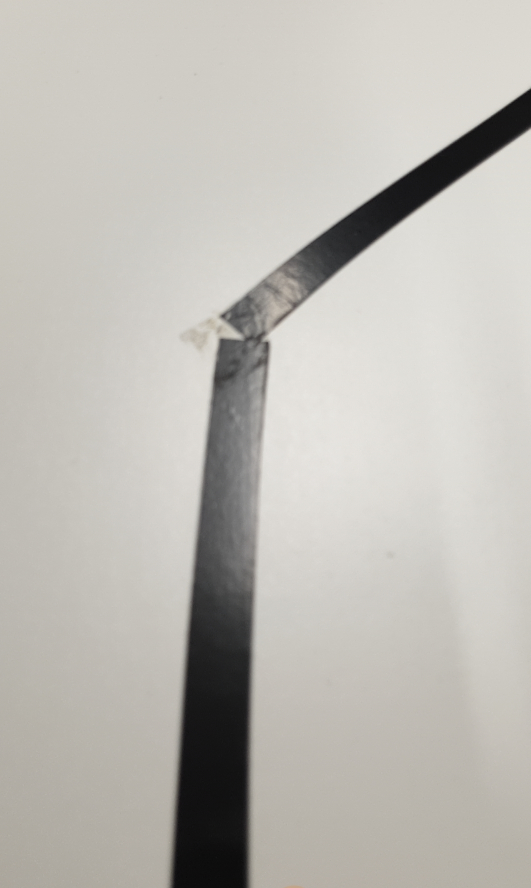
#> input picture Data/1.jpg, 1062 x 1776 px (shown at 1/2 size); its folder holds only this picture in this run
$ python plateocr.py
#> lines starting #> are read from the running program, lines starting #| are printed output that depends on the picture; after the words box and inside, x2 and y2 are one past the last pixel; in counts of white or black regions, pixels touching at a corner belong together
import cv2
import glob
#import pytesseract
import os
import numpy as np
import shutil


def contrast(image, a, b):
    alpha = 2 # Simple contrast control[1-3]
    beta = 0    # Simple brightness control [0-100]
    image = cv2.convertScaleAbs(image, alpha=alpha, beta=beta)
    cv2.imshow('Contrasted', image)
    #cv2.waitKey(0)
    return image


def adaptiveThreshold(image, method):
    new_image = contrast(image, a = 1, b = 0)

    gray = cv2.cvtColor(new_image, cv2.COLOR_RGB2GRAY)
    #rotated_image = rotate(image = gray)
    #gray = rotated_image
    #cv2.imshow('Gray', gray)

    if method == 'binary':
        ret, thresh = cv2.threshold(gray, 0, 255, cv2.THRESH_BINARY)
        #cv2.imshow('binary thresh', thresh)
    elif method == 'otsu':
        blur = cv2.GaussianBlur(gray,(5,5),0)
        #blur = cv2.bilateralFilter(gray, 11, 17, 17)
        high_thresh,thresh = cv2.threshold(blur,0,255,cv2.THRESH_BINARY+cv2.THRESH_OTSU)
        #cv2.imshow('OTSU thresh', thresh)
    elif method == 'adaptive':
        thresh = cv2.adaptiveThreshold(gray, 255, cv2.ADAPTIVE_THRESH_GAUSSIAN_C, cv2.THRESH_BINARY, 31, 15)
        #cv2.imshow('adaptive guassian thresh', thresh)
    else:
        raise Exception("The method is not valid!")

    #cv2.imwrite("processed//plate{}.jpg".format(i), thresh)
    return thresh


def addBorder(image, size):
    border = cv2.copyMakeBorder(image, top=size, bottom=size, left=size, right=size,
                                borderType=cv2.BORDER_CONSTANT, value=[255, 255, 255])
        #cv2.imwrite("borders/plate{}.jpg".format(i), border)
    return border


def preprocess(image, morph=2):
    edged = cv2.Canny(image, 170, 200, apertureSize=3)
    #cv2.imshow("Canny Edges", edged)

    lines = cv2.HoughLinesP(image=edged, rho=1, theta=np.pi / 180, threshold=60
        , lines=np.array([]), minLineLength=100, maxLineGap=80)

    if lines is None:
        #print("No lines!!!")
        pass
    else:
        a, b,  c = lines.shape
        for i in range(a):
            x = lines[i][0][0] - lines[i][0][2]
            y = lines[i][0][1] - lines[i][0][3]
            if x != 0:
                if abs(y / x) < 1:
                    cv2.line(image, (lines[i][0][0], lines[i][0][1]), (lines[i][0][2], lines[i][0][3]), (255, 255, 255),
                             1, cv2.LINE_AA)

    #cv2.imshow('lines', image)

    se = cv2.getStructuringElement(cv2.MORPH_ELLIPSE, (morph, morph))
    morph_img = cv2.morphologyEx(image, cv2.MORPH_CLOSE, se)
    #cv2.imshow('Final_image after morph', morph_img)

    return morph_img


# [56 lines left out: functions get_text, cleanOCR, not called in this run]

def resize(image, w_size):
    ratio = float(w_size) / image.shape[1]
    dim = (w_size, int(image.shape[0] * ratio))
    resizedCubic = cv2.resize(image, dim, interpolation=cv2.INTER_CUBIC)
    return resizedCubic

# [18 lines left out: functions Method1, is_contour_bad, not called in this run]

def get_mask(original, image):
    cnts, hiers = cv2.findContours(image.copy(), cv2.RETR_LIST, cv2.CHAIN_APPROX_SIMPLE)
    cnts=sorted(cnts, key = cv2.contourArea, reverse = True)[1:30]
    #print('contours: ', cnts)

    '''
    filtered_cnt = []
    for cnt in cnts:
        rect = cv2.minAreaRect(cnt)       #I have used min Area rect for better result
        width = rect[1][0]
        height = rect[1][1]
        if (width<30) and (height <40) and (width >= 5) and (height > 10):
            #put your code here if desired contour is detected
            filtered_cnt.append(cnt)
            #print(cv2.contourArea(cnt))
    '''

    # Masking the part other than the number plate
    mask = np.zeros(image.shape, dtype = 'uint8')

    '''
    for c in cnts:
        # if the contour is bad, draw it on the mask
        if is_contour_bad(c):
            cv2.drawContours(mask, [c], -1, 255, 1)

    '''

    new_image = cv2.drawContours(mask,cnts,-1,(255),-1)
    #cv2.imshow("Mask",mask)
    #new_image = cv2.bitwise_and(image, mask)
    invert = cv2.bitwise_not(mask)
    #cv2.namedWindow("Final_image",cv2.WINDOW_NORMAL)
    #cv2.imshow("Final_image",new_image)
    #cv2.imshow("Inverted",invert)

    return invert

# [27 lines left out: function rotate, not called in this run]

    # show the output image
    #print("[INFO] angle: {:.3f}".format(angle))
    ##cv2.imshow("Input", image)
    #cv2.imshow("Rotated", rotated)


def findcontours(image):
    image = cv2.imread(image)
    image = resize(image, 200)
    #cv2.imshow('Normal', image)

    threshGauss_1 = adaptiveThreshold(image = image, method = 'otsu')
    cv2.imshow('x', threshGauss_1)
    new_image_1 = get_mask(original = image, image = threshGauss_1)
    cv2.imshow('xx', new_image_1)
    new_image_1 =  addBorder(new_image_1, 5)
    cv2.imshow('xxx', new_image_1)
    processed_img_1 = preprocess(image = new_image_1, morph=4)
    cv2.imshow('2', processed_img_1)

    threshGauss_2 = adaptiveThreshold(image = image, method = 'adaptive')
    cv2.imshow('y', threshGauss_2)
    new_image_2 = get_mask(original = image, image = threshGauss_2)
    new_image_2 =  addBorder(new_image_2, 5)
    processed_img_2 = preprocess(image = new_image_2, morph=4)
    cv2.imshow('2', processed_img_2)
    cv2.waitKey(0)
    '''
    # Run tesseract OCR on image
    b = get_text(processed_img_1)
    c = get_text(threshGauss_1)
    d = get_text(processed_img_2)

    response = []

    if len(b) == 6:
        response.append(b)
    if len(c) == 6:
        response.append(c)
    if len(d) == 6:
       response.append(d)

    '''
    '''
    config = '-c tessedit_char_whitelist=0123456789abcdefghijklmnopqrstuvwxyz -l eng --oem 1 --psm 7'

    dframe = pytesseract.image_to_data(threshGauss, config = config, output_type='data.frame')
    #print(dframe)
    words = list(dframe.text.values)
    for i in words:
        if 5 < len(str(i)):
            text = i
        else:
            text = pytesseract.image_to_string(threshGauss, config = config)

    cleanText = []
    for char in text:
        if char.isalnum():
            char = char.upper()
            cleanText.append(char)

    plate = ''.join(cleanText)
    '''
    #cv2.waitKey(0)
    return

def main():
    method = 2
    for plate in glob.glob("Data/*.jpg"):
        #a = Method1(image = plate)
        l = findcontours(image = plate)
#> in findcontours, image is the input picture: shape (1776, 1062, 3); mean B, G, R 180.7, 186.7, 189.4
#> in contrast, `image = cv2.convertScaleAbs(image, alpha=alpha, beta=beta)`:
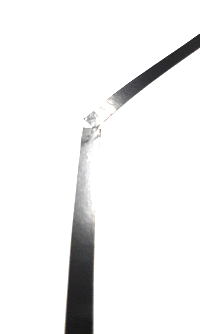
#> image: shape (334, 200, 3); mean of channels 0, 1, 2 241.3, 241.3, 241.4; drawn as B, G, R
#> in adaptiveThreshold, `high_thresh,thresh = cv2.threshold(blur,0,255,cv2.THRESH_BINARY+cv2.TH..`:
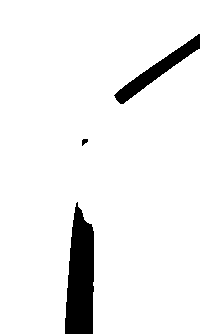
#> thresh: shape (334, 200); 93.6% white; 3 black regions
#> in adaptiveThreshold, `high_thresh,thresh = cv2.threshold(blur,0,255,cv2.THRESH_BINARY+cv2.TH..`: high_thresh = 160
#> in get_mask, `cnts, hiers = cv2.findContours(image.copy(), cv2.RETR_LIST, cv2.CHAIN_..`: cnts = 2 contours; box (x1, y1, x2, y2) and area: (0, 0, 200, 334) 61853, (81, 138, 89, 147) 38
#> in get_mask, `cnts=sorted(cnts, key = cv2.contourArea, reverse = True)[1:30]`: cnts = 1 contour; box (x1, y1, x2, y2) and area: (81, 138, 89, 147) 38
#> in get_mask, `new_image = cv2.drawContours(mask,cnts,-1,(255),-1)`: new_image: shape (334, 200); 0.07% white; 1 white region, box (x1, y1, x2, y2) and area: (81, 138, 89, 147) 49
#> in addBorder, `border = cv2.copyMakeBorder(image, top=size, bottom=size, left=size, r..`:
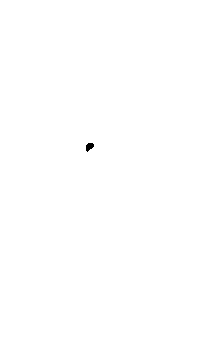
#> border: shape (344, 210); 99.9% white; 1 black region, box (x1, y1, x2, y2) and area: (86, 143, 94, 152) 49
#> in preprocess, `edged = cv2.Canny(image, 170, 200, apertureSize=3)`: edged: shape (344, 210); 0.04% white in thin lines or dots, all inside (x1, y1, x2, y2) = (85, 142, 94, 152)
#> in preprocess, `lines = cv2.HoughLinesP(image=edged, rho=1, theta=np.pi / 180, thresho..`: lines = None
#> in preprocess, `morph_img = cv2.morphologyEx(image, cv2.MORPH_CLOSE, se)`: morph_img: shape (344, 210); 99.9% white; 1 black region, box (x1, y1, x2, y2) and area: (87, 144, 95, 151) 41
#> call 2 of adaptiveThreshold, with method = 'adaptive'
#> in adaptiveThreshold (call 2), `thresh = cv2.adaptiveThreshold(gray, 255, cv2.ADAPTIVE_THRESH_GAUSSIAN..`:
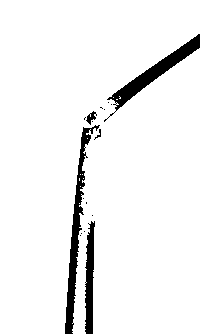
#> thresh: shape (334, 200); 94.4% white; 17 black regions (12 under 20 px)
#> in get_mask (call 2), `cnts, hiers = cv2.findContours(image.copy(), cv2.RETR_LIST, cv2.CHAIN_..`: cnts = 42 contours, 39 with area under 20; largest, box (x1, y1, x2, y2) and area: (0, 0, 200, 334) 62210, (85, 110, 97, 126) 87, (94, 128, 102, 140) 36
#> in get_mask (call 2), `cnts=sorted(cnts, key = cv2.contourArea, reverse = True)[1:30]`: cnts = 29 contours, 27 with area under 20; largest, box (x1, y1, x2, y2) and area: (85, 110, 97, 126) 87, (94, 128, 102, 140) 36
#> in get_mask (call 2), `new_image = cv2.drawContours(mask,cnts,-1,(255),-1)`:
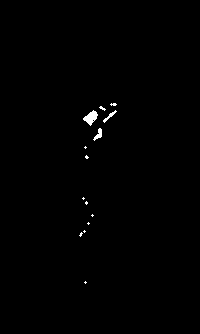
#> new_image: shape (334, 200); 0.47% white; 14 white regions (11 under 20 px), largest, box (x1, y1, x2, y2) and area: (83, 110, 98, 126) 125, (93, 128, 102, 141) 54, (103, 110, 117, 123) 45
#> in addBorder (call 2), `border = cv2.copyMakeBorder(image, top=size, bottom=size, left=size, r..`: border: shape (344, 210); 99.6% white; 14 black regions (11 under 20 px), largest, box (x1, y1, x2, y2) and area: (88, 115, 103, 131) 125, (98, 133, 107, 146) 54, (108, 115, 122, 128) 45
#> call 2 of preprocess, with morph = 4
#> in preprocess (call 2), `edged = cv2.Canny(image, 170, 200, apertureSize=3)`:
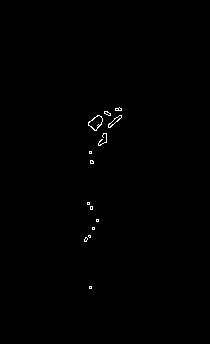
#> edged: shape (344, 210); 0.33% white in thin lines or dots, all inside (x1, y1, x2, y2) = (84, 107, 122, 289)
#> in preprocess (call 2), `morph_img = cv2.morphologyEx(image, cv2.MORPH_CLOSE, se)`:
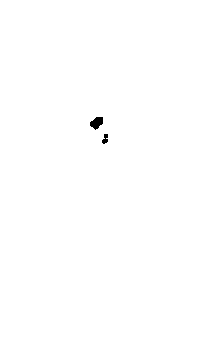
#> morph_img: shape (344, 210); 99.8% white; 2 black regions, box (x1, y1, x2, y2) and area: (90, 117, 103, 130) 113, (102, 134, 108, 144) 41

if __name__ == '__main__':
    main()

$ run again, on Data/3.jpg
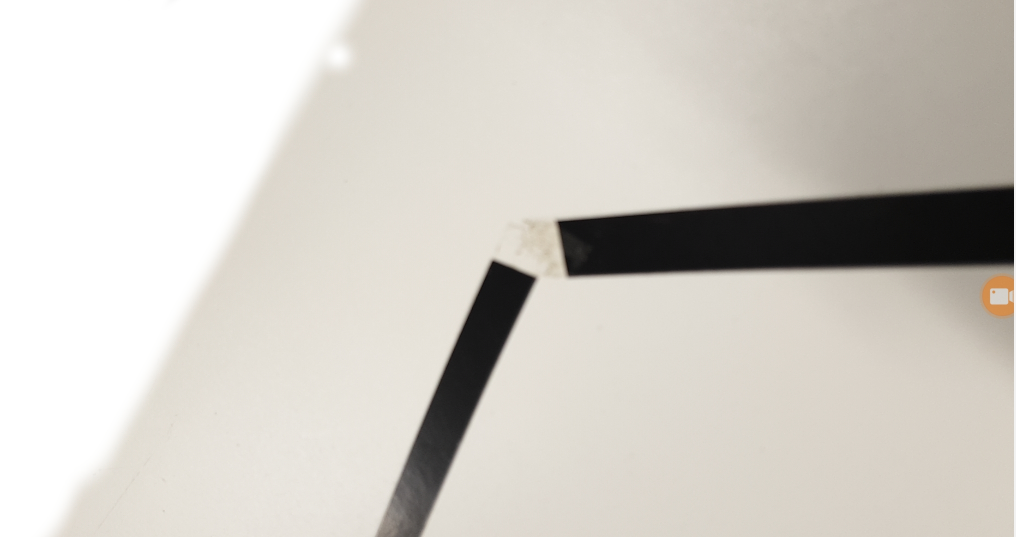
#> input picture Data/3.jpg, 2032 x 1074 px (shown at 1/2 size)
#> in findcontours, image is the input picture: shape (1074, 2032, 3); mean B, G, R 198.9, 205.8, 209.7
#> image: shape (105, 200, 3)
#> high_thresh = 156
#> in get_mask, `cnts, hiers = cv2.findContours(image.copy(), cv2.RETR_LIST, cv2.CHAIN_..`: cnts = 2 contours; box (x1, y1, x2, y2) and area: (0, 0, 200, 105) 19448, (80, 50, 106, 97) 418
#> in get_mask, `cnts=sorted(cnts, key = cv2.contourArea, reverse = True)[1:30]`: cnts = 1 contour; box (x1, y1, x2, y2) and area: (80, 50, 106, 97) 418
#> new_image: shape (105, 200); 2.2% white; 1 white region, box (x1, y1, x2, y2) and area: (80, 50, 106, 97) 467
#> border: shape (115, 210); 98.1% white; 1 black region, box (x1, y1, x2, y2) and area: (85, 55, 111, 102) 467
#> in preprocess, `edged = cv2.Canny(image, 170, 200, apertureSize=3)`:
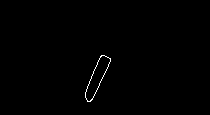
#> edged: shape (115, 210); 0.43% white in thin lines or dots, all inside (x1, y1, x2, y2) = (85, 55, 111, 102)
#> lines = None
#> morph_img: shape (115, 210); 98.1% white; 1 black region, box (x1, y1, x2, y2) and area: (87, 57, 111, 102) 454
#> in adaptiveThreshold (call 2), `thresh = cv2.adaptiveThreshold(gray, 255, cv2.ADAPTIVE_THRESH_GAUSSIAN..`:
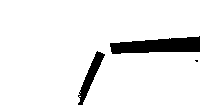
#> thresh: shape (105, 200); 92.5% white; 3 black regions (1 under 20 px)
#> in get_mask (call 2), `cnts, hiers = cv2.findContours(image.copy(), cv2.RETR_LIST, cv2.CHAIN_..`: cnts = 2 contours, 1 with area under 20; largest, box (x1, y1, x2, y2) and area: (0, 0, 200, 105) 18976
#> new_image: shape (105, 200); 0.07% white in thin lines or dots, all inside (x1, y1, x2, y2) = (194, 59, 199, 63)
#> border: shape (115, 210); 99.9% white; black in thin lines or dots, all inside (x1, y1, x2, y2) = (199, 64, 204, 68)
#> edged: shape (115, 210); 0.06% white in thin lines or dots, all inside (x1, y1, x2, y2) = (199, 63, 204, 68)
#> morph_img: shape (115, 210); every value is 255

$ run again, on Data/4.jpg
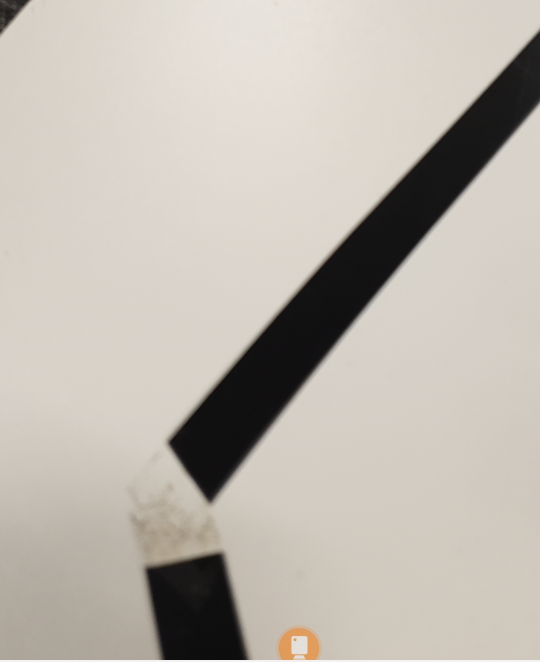
#> input picture Data/4.jpg, 1080 x 1324 px (shown at 1/2 size)
#> in findcontours, image is the input picture: shape (1324, 1080, 3); mean B, G, R 175.4, 184.1, 190
#> image: shape (245, 200, 3)
#> in adaptiveThreshold, `high_thresh,thresh = cv2.threshold(blur,0,255,cv2.THRESH_BINARY+cv2.TH..`:
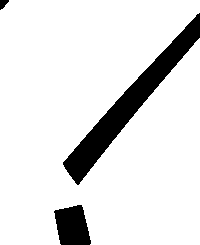
#> thresh: shape (245, 200); 88.9% white; 3 black regions
#> high_thresh = 151
#> in get_mask, `cnts, hiers = cv2.findContours(image.copy(), cv2.RETR_LIST, cv2.CHAIN_..`: cnts = 1 contour; box (x1, y1, x2, y2) and area: (0, 0, 200, 245) 42928
#> in get_mask, `cnts=sorted(cnts, key = cv2.contourArea, reverse = True)[1:30]`: cnts = []
#> new_image: shape (245, 200); every value is 0
#> invert: shape (245, 200); every value is 255
#> border: shape (255, 210); every value is 255
#> edged: shape (255, 210); every value is 0
#> lines = None
#> in get_mask (call 2), `cnts, hiers = cv2.findContours(image.copy(), cv2.RETR_LIST, cv2.CHAIN_..`: cnts = 18 contours, 12 with area under 20; largest, box (x1, y1, x2, y2) and area: (0, 0, 200, 245) 44126, (53, 204, 93, 245) 1164, (74, 53, 174, 170) 832, (64, 214, 81, 237) 256, (103, 232, 119, 245) 109, (193, 23, 200, 34) 34
#> in get_mask (call 2), `cnts=sorted(cnts, key = cv2.contourArea, reverse = True)[1:30]`: cnts = 17 contours, 12 with area under 20; largest, box (x1, y1, x2, y2) and area: (53, 204, 93, 245) 1164, (74, 53, 174, 170) 832, (64, 214, 81, 237) 256, (103, 232, 119, 245) 109, (193, 23, 200, 34) 34
#> new_image: shape (245, 200); 4.5% white; 11 white regions (7 under 20 px), largest, box (x1, y1, x2, y2) and area: (53, 204, 93, 245) 1014, (74, 53, 174, 170) 971, (103, 232, 119, 245) 139, (193, 23, 200, 34) 48
#> border: shape (255, 210); 95.9% white; 11 black regions (7 under 20 px), largest, box (x1, y1, x2, y2) and area: (58, 209, 98, 250) 1014, (79, 58, 179, 175) 971, (108, 237, 124, 250) 139, (198, 28, 205, 39) 48
#> edged: shape (255, 210); 1.2% white in thin lines or dots
#> lines = [[85, 174, 203, 28], [84, 159, 200, 30]]
#> the loop in preprocess (call 2), `for i in range(a):` made 2 passes
#> (x, y) on passes 1 to 2: (-118, 146), (-116, 129)
#> se = [[0, 0, 1, 0], [1, 1, 1, 1], [1, 1, 1, 1], [1, 1, 1, 1]]
#> in preprocess (call 2), `morph_img = cv2.morphologyEx(image, cv2.MORPH_CLOSE, se)`:
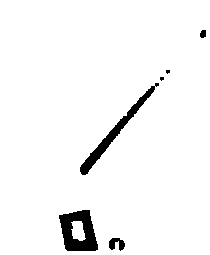
#> morph_img: shape (255, 210); 96.1% white; 6 black regions (2 under 20 px), largest, box (x1, y1, x2, y2) and area: (59, 210, 98, 251) 1023, (80, 83, 159, 175) 864, (109, 238, 125, 251) 131, (200, 30, 206, 38) 41

$ run again, on Data/5.jpg
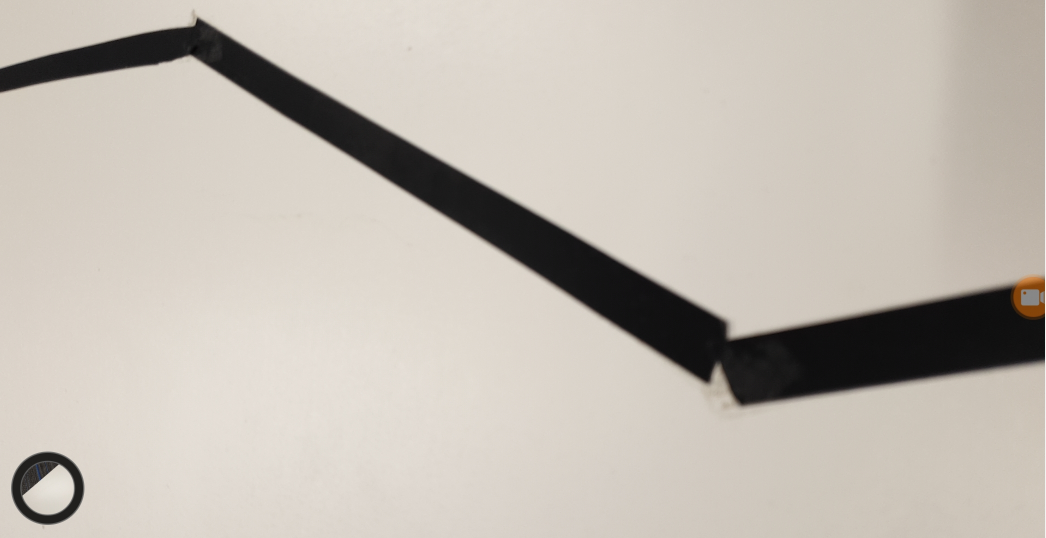
#> input picture Data/5.jpg, 2092 x 1076 px (shown at 1/2 size)
#> in findcontours, image is the input picture: shape (1076, 2092, 3); mean B, G, R 178.4, 187.1, 193.9
#> high_thresh = 159
#> in get_mask, `cnts, hiers = cv2.findContours(image.copy(), cv2.RETR_LIST, cv2.CHAIN_..`: cnts = 3 contours; box (x1, y1, x2, y2) and area: (0, 11, 200, 102) 10836, (0, 0, 200, 64) 7000, (1, 85, 17, 99) 100
#> in get_mask, `cnts=sorted(cnts, key = cv2.contourArea, reverse = True)[1:30]`: cnts = 2 contours; box (x1, y1, x2, y2) and area: (0, 0, 200, 64) 7000, (1, 85, 17, 99) 100
#> new_image: shape (102, 200); 36.1% white; 2 white regions, box (x1, y1, x2, y2) and area: (0, 0, 200, 64) 7236, (1, 85, 17, 99) 129
#> border: shape (112, 210); 68.7% white; 2 black regions, box (x1, y1, x2, y2) and area: (5, 5, 205, 69) 7236, (6, 90, 22, 104) 129
#> edged: shape (112, 210); 2.4% white in thin lines or dots, all inside (x1, y1, x2, y2) = (4, 4, 205, 104)
#> lines = [[6, 4, 203, 4], [43, 9, 146, 68]]
#> the loop in preprocess, `for i in range(a):` made 2 passes
#> (x, y) on passes 1 to 2: (-197, 0), (-103, -59)
#> se = [[0, 0, 1, 0], [1, 1, 1, 1], [1, 1, 1, 1], [1, 1, 1, 1]]
#> in get_mask (call 2), `cnts, hiers = cv2.findContours(image.copy(), cv2.RETR_LIST, cv2.CHAIN_..`: cnts = 5 contours, 1 with area under 20; largest, box (x1, y1, x2, y2) and area: (0, 10, 200, 102) 10858, (0, 0, 200, 65) 7000, (1, 85, 17, 100) 166, (4, 88, 14, 98) 48
#> in get_mask (call 2), `cnts=sorted(cnts, key = cv2.contourArea, reverse = True)[1:30]`: cnts = 4 contours, 1 with area under 20; largest, box (x1, y1, x2, y2) and area: (0, 0, 200, 65) 7000, (1, 85, 17, 100) 166, (4, 88, 14, 98) 48
#> new_image: shape (102, 200); 36.3% white; 3 white regions, box (x1, y1, x2, y2) and area: (0, 0, 200, 65) 7233, (1, 85, 17, 100) 149, (194, 55, 200, 60) 25
#> border: shape (112, 210); 68.5% white; 3 black regions, box (x1, y1, x2, y2) and area: (5, 5, 205, 70) 7233, (6, 90, 22, 105) 149, (199, 60, 205, 65) 25
#> edged: shape (112, 210); 2.4% white in thin lines or dots, all inside (x1, y1, x2, y2) = (4, 4, 205, 105)
#> lines = [[6, 4, 203, 4], [45, 10, 146, 68]]
#> the loop in preprocess (call 2), `for i in range(a):` made 2 passes
#> (x, y) on passes 1 to 2: (-197, 0), (-101, -58)
#> after the loop in preprocess (call 2), `for i in range(a):`:
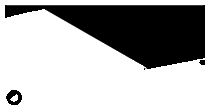
#> image: shape (112, 210); min 0, max 255, mean 175.8
